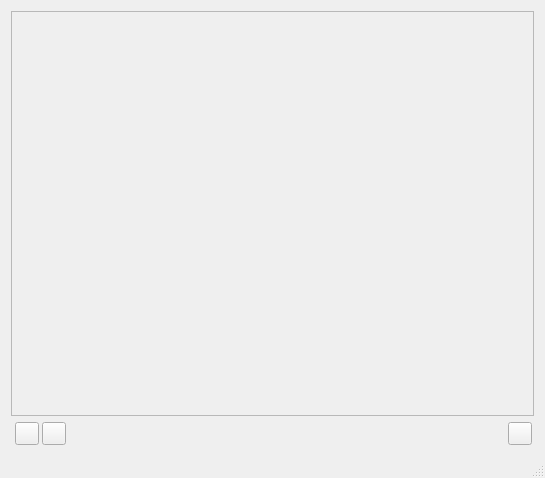
<?xml version="1.0" encoding="UTF-8"?>
<ui version="4.0">
 <class>PreviewImageDialog</class>
 <widget class="QMainWindow" name="PreviewImageDialog">
  <property name="geometry">
   <rect>
    <x>0</x>
    <y>0</y>
    <width>545</width>
    <height>478</height>
   </rect>
  </property>
  <property name="acceptDrops">
   <bool>true</bool>
  </property>
  <property name="windowTitle">
   <string>Preview</string>
  </property>
  <property name="windowIcon">
   <iconset resource="../res/resources.qrc">
    <normaloff>:/buttons/slideshow_full_screen.png</normaloff>:/buttons/slideshow_full_screen.png</iconset>
  </property>
  <widget class="QWidget" name="centralWidget">
   <layout class="QVBoxLayout" name="verticalLayout">
    <item>
     <widget class="PreviewArea" name="previewArea">
      <property name="focusPolicy">
       <enum>Qt::NoFocus</enum>
      </property>
      <property name="contextMenuPolicy">
       <enum>Qt::CustomContextMenu</enum>
      </property>
      <property name="acceptDrops">
       <bool>true</bool>
      </property>
      <property name="sizeAdjustPolicy">
       <enum>QAbstractScrollArea::AdjustToContents</enum>
      </property>
      <property name="widgetResizable">
       <bool>true</bool>
      </property>
      <property name="alignment">
       <set>Qt::AlignCenter</set>
      </property>
     </widget>
    </item>
    <item>
     <widget class="QWidget" name="widgetTopPanel_2" native="true">
      <layout class="QHBoxLayout" name="horizontalLayout_2">
       <property name="spacing">
        <number>3</number>
       </property>
       <property name="leftMargin">
        <number>2</number>
       </property>
       <property name="topMargin">
        <number>0</number>
       </property>
       <property name="rightMargin">
        <number>2</number>
       </property>
       <property name="bottomMargin">
        <number>0</number>
       </property>
       <item>
        <widget class="QWidget" name="widgetJumpPage" native="true">
         <layout class="QHBoxLayout" name="horizontalLayout">
          <property name="spacing">
           <number>3</number>
          </property>
          <property name="leftMargin">
           <number>2</number>
          </property>
          <property name="topMargin">
           <number>0</number>
          </property>
          <property name="rightMargin">
           <number>2</number>
          </property>
          <property name="bottomMargin">
           <number>0</number>
          </property>
          <item>
           <widget class="QToolButton" name="buttonPagePrev">
            <property name="focusPolicy">
             <enum>Qt::ClickFocus</enum>
            </property>
            <property name="toolTip">
             <string>Copy frame to clipboard</string>
            </property>
            <property name="icon">
             <iconset resource="../res/resources.qrc">
              <normaloff>:/buttons/page_prev.png</normaloff>:/buttons/page_prev.png</iconset>
            </property>
           </widget>
          </item>
          <item>
           <widget class="QToolButton" name="buttonPageNext">
            <property name="focusPolicy">
             <enum>Qt::ClickFocus</enum>
            </property>
            <property name="toolTip">
             <string>Save snapshot</string>
            </property>
            <property name="icon">
             <iconset resource="../res/resources.qrc">
              <normaloff>:/buttons/page_next.png</normaloff>:/buttons/page_next.png</iconset>
            </property>
           </widget>
          </item>
         </layout>
        </widget>
       </item>
       <item>
        <spacer name="horizontalSpacer">
         <property name="orientation">
          <enum>Qt::Horizontal</enum>
         </property>
         <property name="sizeHint" stdset="0">
          <size>
           <width>40</width>
           <height>20</height>
          </size>
         </property>
        </spacer>
       </item>
       <item>
        <widget class="QToolButton" name="frameToClipboardButton">
         <property name="focusPolicy">
          <enum>Qt::ClickFocus</enum>
         </property>
         <property name="toolTip">
          <string>Copy frame to clipboard</string>
         </property>
         <property name="icon">
          <iconset resource="../res/resources.qrc">
           <normaloff>:/buttons/image_to_clipboard.png</normaloff>:/buttons/image_to_clipboard.png</iconset>
         </property>
        </widget>
       </item>
      </layout>
     </widget>
    </item>
   </layout>
  </widget>
  <widget class="QMenuBar" name="menuBar">
   <property name="geometry">
    <rect>
     <x>0</x>
     <y>0</y>
     <width>545</width>
     <height>23</height>
    </rect>
   </property>
  </widget>
  <widget class="QStatusBar" name="statusBar"/>
 </widget>
 <layoutdefault spacing="6" margin="11"/>
 <customwidgets>
  <customwidget>
   <class>PreviewArea</class>
   <extends>QScrollArea</extends>
   <header>./preview/preview_area.h</header>
   <container>1</container>
  </customwidget>
 </customwidgets>
 <resources>
  <include location="../res/resources.qrc"/>
 </resources>
 <connections/>
</ui>
